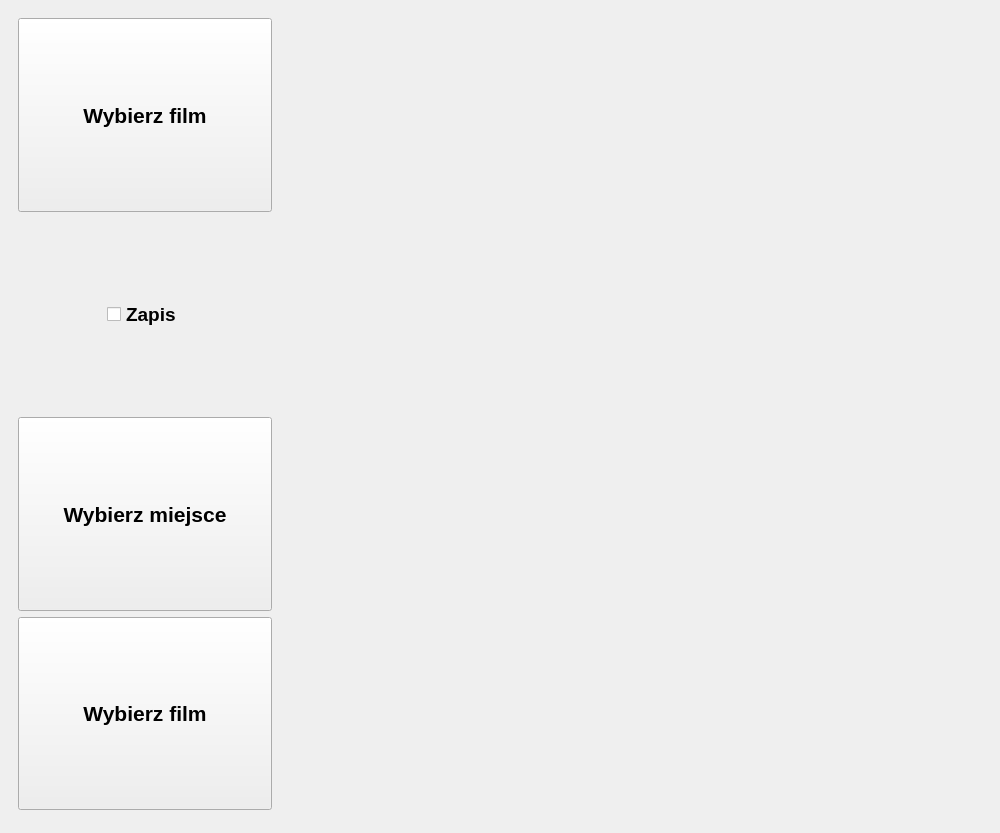
<?xml version="1.0" encoding="UTF-8"?>
<ui version="4.0">
 <class>MainWindow</class>
 <widget class="QMainWindow" name="MainWindow">
  <property name="geometry">
   <rect>
    <x>0</x>
    <y>0</y>
    <width>1000</width>
    <height>833</height>
   </rect>
  </property>
  <property name="minimumSize">
   <size>
    <width>1000</width>
    <height>800</height>
   </size>
  </property>
  <property name="windowTitle">
   <string>MainWindow</string>
  </property>
  <widget class="QWidget" name="centralwidget">
   <widget class="QFrame" name="horizontalFrame">
    <property name="geometry">
     <rect>
      <x>9</x>
      <y>9</y>
      <width>272</width>
      <height>810</height>
     </rect>
    </property>
    <layout class="QVBoxLayout" name="verticalLayout_3">
     <item>
      <widget class="QPushButton" name="pushButton_2">
       <property name="sizePolicy">
        <sizepolicy hsizetype="Minimum" vsizetype="Preferred">
         <horstretch>0</horstretch>
         <verstretch>0</verstretch>
        </sizepolicy>
       </property>
       <property name="font">
        <font>
         <pointsize>16</pointsize>
         <weight>75</weight>
         <bold>true</bold>
        </font>
       </property>
       <property name="text">
        <string>Wybierz film</string>
       </property>
      </widget>
     </item>
     <item alignment="Qt::AlignHCenter|Qt::AlignVCenter">
      <widget class="QCheckBox" name="checkBox">
       <property name="sizePolicy">
        <sizepolicy hsizetype="Minimum" vsizetype="Preferred">
         <horstretch>0</horstretch>
         <verstretch>0</verstretch>
        </sizepolicy>
       </property>
       <property name="font">
        <font>
         <pointsize>14</pointsize>
         <weight>75</weight>
         <bold>true</bold>
        </font>
       </property>
       <property name="text">
        <string>Zapis</string>
       </property>
      </widget>
     </item>
     <item>
      <widget class="QPushButton" name="pushButton">
       <property name="sizePolicy">
        <sizepolicy hsizetype="Minimum" vsizetype="Preferred">
         <horstretch>0</horstretch>
         <verstretch>0</verstretch>
        </sizepolicy>
       </property>
       <property name="font">
        <font>
         <pointsize>16</pointsize>
         <weight>75</weight>
         <bold>true</bold>
        </font>
       </property>
       <property name="text">
        <string>Wybierz miejsce</string>
       </property>
       <property name="checkable">
        <bool>false</bool>
       </property>
      </widget>
     </item>
     <item>
      <widget class="QPushButton" name="chooseFilm">
       <property name="sizePolicy">
        <sizepolicy hsizetype="Minimum" vsizetype="Preferred">
         <horstretch>0</horstretch>
         <verstretch>0</verstretch>
        </sizepolicy>
       </property>
       <property name="font">
        <font>
         <pointsize>16</pointsize>
         <weight>75</weight>
         <bold>true</bold>
        </font>
       </property>
       <property name="text">
        <string>Wybierz film</string>
       </property>
      </widget>
     </item>
    </layout>
   </widget>
   <widget class="QWidget" name="layoutWidget">
    <property name="geometry">
     <rect>
      <x>280</x>
      <y>10</y>
      <width>704</width>
      <height>810</height>
     </rect>
    </property>
    <layout class="QVBoxLayout" name="verticalLayout_5">
     <item>
      <layout class="QVBoxLayout" name="verticalLayout_6">
       <property name="sizeConstraint">
        <enum>QLayout::SetDefaultConstraint</enum>
       </property>
       <item>
        <widget class="QLabel" name="label_2">
         <property name="maximumSize">
          <size>
           <width>700</width>
           <height>400</height>
          </size>
         </property>
         <property name="text">
          <string/>
         </property>
         <property name="pixmap">
          <pixmap>../data/dst.jpg</pixmap>
         </property>
         <property name="scaledContents">
          <bool>true</bool>
         </property>
        </widget>
       </item>
       <item>
        <widget class="QLabel" name="label">
         <property name="sizePolicy">
          <sizepolicy hsizetype="Preferred" vsizetype="Preferred">
           <horstretch>0</horstretch>
           <verstretch>0</verstretch>
          </sizepolicy>
         </property>
         <property name="maximumSize">
          <size>
           <width>700</width>
           <height>400</height>
          </size>
         </property>
         <property name="contextMenuPolicy">
          <enum>Qt::CustomContextMenu</enum>
         </property>
         <property name="text">
          <string/>
         </property>
         <property name="pixmap">
          <pixmap>../data/dst.jpg</pixmap>
         </property>
         <property name="scaledContents">
          <bool>true</bool>
         </property>
        </widget>
       </item>
      </layout>
     </item>
    </layout>
   </widget>
  </widget>
 </widget>
 <resources/>
 <connections/>
</ui>
